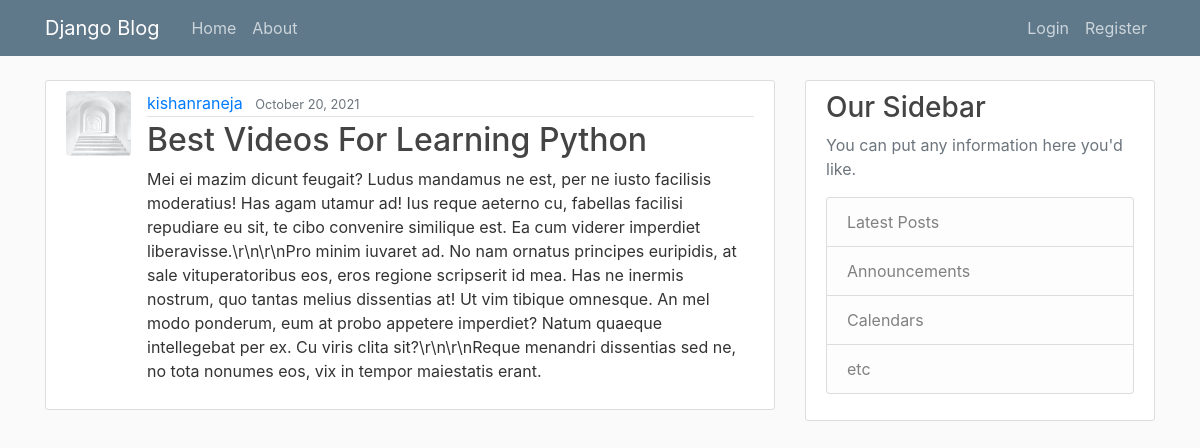
Screenshot of /post/11/ with the database file from the repository.
### blog/models.py (models this page shows, shortened)
class post(models.Model):
    title=models.CharField(max_length=100)
    content=models.TextField()
    date_posted=models.DateTimeField(default=timezone.now)
    author=models.ForeignKey(User,on_delete=models.CASCADE)

### users/models.py (models this page shows, shortened)
class profile(models.Model):
    user=models.OneToOneField(User, on_delete=CASCADE)
    image=models.ImageField(default='default.jpg', upload_to='profile_pics')

### blog/views.py (the view)
# urls.py: path('post/<int:pk>/', PostDetailView.as_view(), name='post-details'),
class PostDetailView(DetailView):
    model = post

### blog/templates/blog/post_detail.html (shortened to what this page needs)
{% extends "blog/base.html" %}
{% block content %}
    <article class="media content-section">
    <img class="rounded circle article-img" src="{{ object.author.profile.image.url }}">
        <div class="media-body">
        <div class="article-metadata">
            <a class="mr-2" href="{% url 'user-posts' object.author.username %}">{{ object.author }}</a>
            <small class="text-muted">{{ object.date_posted|date:"F d, Y" }}</small>
        </div>
        <h2 class="article-title">{{ object.title }}</h2>
        <p class="article-content">{{ object.content }}</p>
        </div>
    </article>
{% endblock content %}

### blog/static/blog/main.css (style rules this page uses)
body { background: #fafafa; color: #333333; margin-top: 5rem; }
h1, h2, h3, h4, h5, h6 { color: #444444; }
.content-section { background: #ffffff; padding: 10px 20px; border: 1px solid #dddddd; border-radius: 3px; margin-bottom: 20px; }
.article-title { color: #444444; }
.article-content { white-space: pre-line; }
.article-img { height: 65px; width: 65px; margin-right: 16px; }
.article-metadata { padding-bottom: 1px; margin-bottom: 4px; border-bottom: 1px solid #e3e3e3 }

### rows the page displays
post: author.profile.image (picture), author "kishanraneja", date_posted "October 20, 2021", title "Best Videos For Learning Python", content "Mei ei mazim dicunt feugait? Ludus mandamus ne est, per ne iusto facilisis moderatius! Has agam utamur ad! Ius reque aeterno cu, fabellas facilisi repudiare eu sit, te cibo convenire similique est. Ea cum viderer imperdiet liberavisse.\\r\\n\\r\\nPro minim iuvaret ad. No nam ornatus principes euripidis, at sale vituperatoribus eos, eros regione scripserit id mea. Has ne inermis nostrum, quo tantas melius dissentias at! Ut vim tibique omnesque. An mel modo ponderum, eum at probo appetere imperdiet? Natum quaeque intellegebat per ex. Cu viris clita sit?\\r\\n\\r\\nReque menandri dissentias sed ne, no tota nonumes eos, vix in tempor maiestatis erant."
